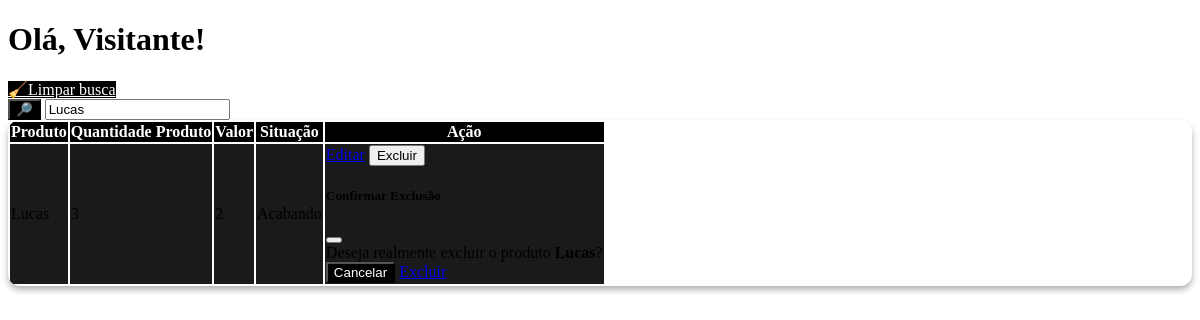
Page /jacare/jaca/home.php?busca=Lucas on the committed database.
### tables this page shows
CREATE TABLE `estoque` (
  `id` int(11) NOT NULL,
  `produto` varchar(70) NOT NULL,
  `quantidadeProduto` int(11) NOT NULL,
  `valor` float NOT NULL
);

### jacare/jaca/home.php (the view, shortened to what this page needs)
<!DOCTYPE html>
<html lang="en">
<head>
  <link rel="stylesheet" href="style/index.css">
</head>
<body>
</body>
</html>
<?php
$nome = isset($_SESSION['usuario']) ? $_SESSION['usuario'] : 'Visitante';
?>
<h1 class="text-center mb-4 fw-bold">Olá, <?php echo $nome; ?>!</h1>
<?php if (isset($_GET['busca'])): ?>
  <div class="mb-3 text-center">
    <a href="?pagina=home" class="btn btn-secondary btn-sm">🧹Limpar busca</a>
  </div>
<?php endif; ?>
<form class="input-group mb-4 shadow-sm">
  <button class="btn btn-primary" type="submit" id="button-addon1">🔎</button>
  <input name="busca" type="text" required class="form-control"
    placeholder="Buscar"
    value="<?= isset($_GET['busca']) ? $_GET['busca'] : '' ?>">
</form>
<div class="table-container">
<table class="table table-hover table-striped table-bordered shadow-sm rounded">
  <thead class="table-primary">
    <th>Produto</th>
    <th>Quantidade Produto</th>
    <th>Valor</th>
    <th>Situação</th>
    <th class="text-center">Ação</th>
  </thead>
  <tbody>
    <?php
    if (isset($_GET['busca'])) {
      $busca = $_GET['busca'];
      include('conexao.php');
      $select = "SELECT * FROM estoque WHERE produto LIKE '%$busca%'";
      $result = $conn->query($select);
      if ($result->num_rows > 0) {
        while ($produto = $result->fetch_object()) {
          $situacao = $produto->quantidadeProduto <= 5 ? '<span class="badge bg-danger">Acabando</span>' : '<span class="badge bg-success">Disponível</span>';
          echo "<tr>
                  <td>$produto->produto</td>
                  <td>$produto->quantidadeProduto</td>
                  <td>$produto->valor</td>
                  <td>$situacao</td>
                  <td class='text-center'>
                    <a class='btn btn-warning btn-sm me-1' href='?pagina=editar&id=$produto->id&origem=home'>Editar</a>
                    <button class='btn btn-danger btn-sm' data-bs-toggle='modal'
                        data-bs-target='#modalExcluir$produto->id'>Excluir</button>
                    <div class='modal fade' id='modalExcluir$produto->id' tabindex='-1'>
                        <div class='modal-dialog'>
                            <div class='modal-content'>
                                <div class='modal-header'>
                                    <h5 class='modal-title'>Confirmar Exclusão</h5>
                                    <button type='button' class='btn-close' data-bs-dismiss='modal'></button>
                                </div>
                                <div class='modal-body'>
                                    Deseja realmente excluir o produto <strong>$produto->produto</strong>?
                                </div>
                                <div class='modal-footer'>
                                    <button type='button' class='btn btn-secondary' data-bs-dismiss='modal'>Cancelar</button>
                                    <a href='Estoque/apagar.php?id=$produto->id' class='btn btn-danger'>Excluir</a>
                                </div>
                            </div>
                        </div>
                    </div>
                  </td>";
        }
      } else {
        echo "
        <tr>
            <td colspan='5' class='text-center text-secondary'>Nenhum Produto encontrado</td>
        </tr>";
      }
    }
    ?>
  </tbody>
</table>
</div>

### jacare/jaca/style/index.css (style rules this page uses)
#button-addon1 { background-color: #000000 !important; }
.table-primary th { background-color: #000000 !important; color: white !important; border-color: #333333; }
.table-hover tbody tr { background-color: #1a1a1a !important; color: white !important; }
.table-hover tbody td { color: rgb(0, 0, 0) !important; }
.table-container { overflow: hidden; border-radius: 12px; box-shadow: 0 4px 6px rgba(0, 0, 0, 0.3); }
.table-container .table { margin-bottom: 0; }
.btn-primary { background-color: #000000 !important; border-color: #000000 !important; }
.btn-secondary { background-color: #000000 !important; border-color: #000000 !important; color: white !important; }

### rows in the picture
estoque: produto "Lucas", quantidadeProduto "3", valor "2", shows "Acabando"

### other values in the picture
$nome "Visitante"
